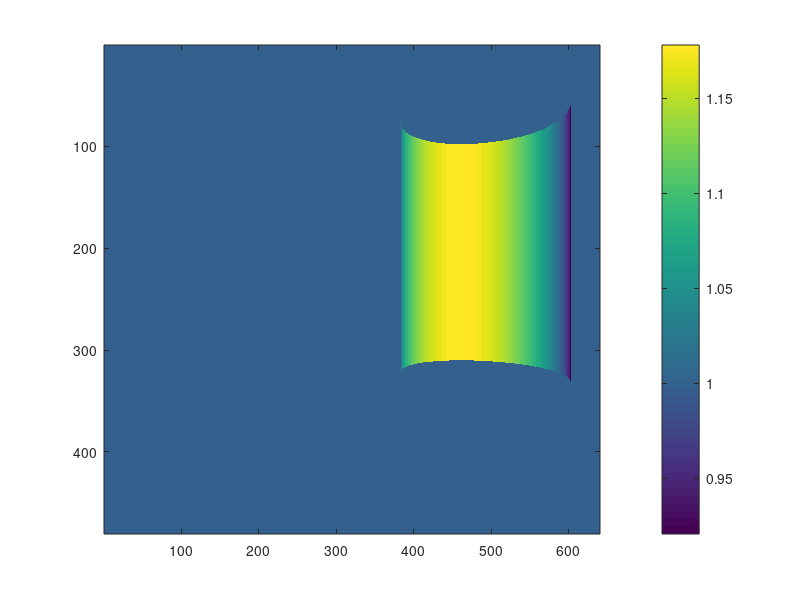
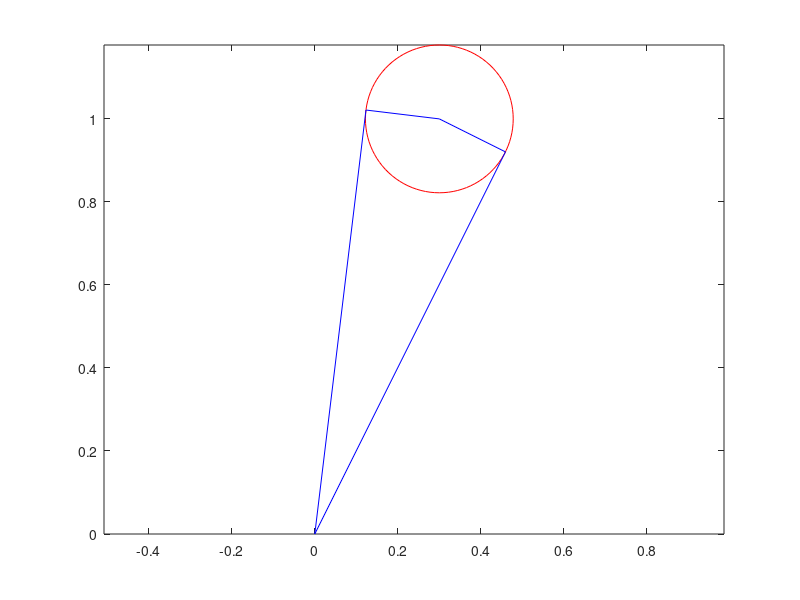

MATLAB code to generate these figures, in order:
Xc = [.3,.2,1]'; %coordinates of hallucinated robot origin in camera frame (right = x, down = y, out = z)

robot_radius = .178;    %radius of robot
robot_height = .48;%height of robot
floor_tolerance = .05;

dim = [640,480];    %[width,height] of image

simulated_image = ones(dim(2),dim(1)) * Xc(3);

%Default kinect calibration values used by ROS
K = [575.8157348632812, 0.0, 314.5; 0.0, 575.8157348632812, 235.5; 0.0, 0.0, 1.0];

h_squared = Xc(1)^2 + Xc(3)^2;
h = sqrt(h_squared);

left = 0;
right = dim(1);

if(h > robot_radius)
    
    tangentDist = sqrt(h_squared - robot_radius^2);

    theta_c = atan2(Xc(1),Xc(3));
    theta_d = asin(robot_radius/h);

    Xt_lb = [tangentDist*sin(theta_c - theta_d), Xc(2)-floor_tolerance, tangentDist*cos(theta_c - theta_d)]';
    Xt_rb = [tangentDist*sin(theta_c + theta_d), Xc(2)-floor_tolerance, tangentDist*cos(theta_c + theta_d)]';

    
    %algabraic solution
    rootpart = sqrt(Xc(3)^2*robot_radius^2*(Xc(1)^2+Xc(3)^2-robot_radius^2));
    Tx1 = (Xc(1)^3 +Xc(1)*Xc(3)^2-Xc(1)*robot_radius^2 + rootpart)/(Xc(1)^2+Xc(3)^2);
    Tx2 = (Xc(1)^3 +Xc(1)*Xc(3)^2-Xc(1)*robot_radius^2 - rootpart)/(Xc(1)^2+Xc(3)^2);

    rootpart2 = Xc(1)*sqrt(Xc(3)^2*robot_radius^2*(Xc(1)^2+Xc(3)^2-robot_radius^2));
    
    Ty1 = (Xc(1)^2*Xc(3)^2+Xc(3)^4-Xc(3)^2*robot_radius^2 - rootpart2)/(Xc(3)*(Xc(1)^2+Xc(3)^2));
    Ty2 = (Xc(1)^2*Xc(3)^2+Xc(3)^4-Xc(3)^2*robot_radius^2 + rootpart2)/(Xc(3)*(Xc(1)^2+Xc(3)^2));
    
    t1=[Tx1,Ty1]';
    t2 =[Tx2,Ty2]';
    
    %This confirms that the analytic solution is identical to the
    %trigonometric
    Xt_lb';
    Xt_rb';

    t1';
    t2';
    
    Xt_lt = Xt_lb + [0,-robot_height+floor_tolerance,0]';
    Xt_rt = Xt_rb + [0,-robot_height+floor_tolerance,0]';


    U_lb = Xt_lb/Xt_lb(3);  %ray to bottom left point
    U_rb = Xt_rb/Xt_rb(3);  %ray to bottom right point
    U_lt = Xt_lt/Xt_lt(3);  %ray to top left point
    U_rt = Xt_rt/Xt_rt(3);  %ray to top right point

    p_lb = K * U_lb;
    p_rb = K * U_rb;
    p_lt = K * U_lt;
    p_rt = K * U_rt;

    p_lb_x = min(max(1,floor(p_lb(1))),dim(1)); %remember to use 0 indexing in C
    p_lb_y = max(min(dim(2),ceil(p_lb(2))),1);
    p_lb_ind = [p_lb_x; p_lb_y];

    p_lt_ind = max([1;1],min(floor(p_lt(1:2)),dim'));

    p_rb_x = max(1,min(ceil(p_rb(1)),dim(1)));
    p_rb_y = max(min(dim(2),ceil(p_rb(2))),1);
    p_rb_ind = [p_rb_x; p_rb_y];

    p_rt_ind = max([1;1],min(ceil(p_rt(1:2)),dim'));

    left = p_lb_ind(1)+1;
    right = p_rb_ind(1)-1;

    simulated_image(p_lt_ind(2):p_lb_ind(2),p_lb_ind(1)) = Xt_lb(3);
    simulated_image(p_rt_ind(2):p_rb_ind(2),p_rb_ind(1)) = Xt_rb(3);

end

for p_x = left:right
    
    %reprojecting x pixel coordinate at center of y coordinates to ray
    L = K\[p_x;K(2,3);1];
    
    %%Equivalent to the below 
    %L = K\p_reproj;    %reprojecting pixel to ray
    %L(2) = 0;
    
    %equations for intersection of ray and circle
    a = L(1)^2 + L(3)^2;
    b = -2*(L(1)*Xc(1) + L(3)*Xc(3));
    c = h_squared - robot_radius^2;
    
    if b^2-4*a*c < 0
        disp('Error! Complex solution!\n');
        return;
    end

    %solve for parameter t that yields intersection
    %Note that we only care about the more distant intersection 
    %(the + solution)
    t = (-b + sqrt(b^2-4*a*c))/(2*a);
    
    %get world coordinates of intersection
    X_h = L*t;
    
    %set the y coordinate back to that of the base of the robot
    X_h(2) = Xc(2);
    
    %for bottom:
    X_hb = X_h + [0,-floor_tolerance,0]';
    
    %for top:
    X_ht = X_h + [0,-robot_height,0]';
    
    %project back to pixels to get y coordinate
    U_xht = X_ht/X_ht(3);
    p_xht = K*U_xht;
    
    U_xhb = X_hb/X_hb(3);
    p_xhb = K*U_xhb;
    
    %get depth for that pixel
    depth = X_h(3);
    
    row_range = max(1,floor(p_xht(2))):min(dim(2),ceil(p_xhb(2)));
    
    simulated_image(row_range,p_x) = depth;
end

figure(1);
imagesc(simulated_image);
colorbar()

figure(2);

X0 = [0;0;0];
pointList = [X0, Xt_lb, Xc, Xt_rb, X0];

th = 0:pi/50:2*pi;
xunit = robot_radius * cos(th) + Xc(1);
yunit = robot_radius * sin(th) + Xc(3);
h = plot(xunit, yunit, 'r');
hold on

plot(pointList(1,:),pointList(3,:), 'b');
hold off

axis equal
